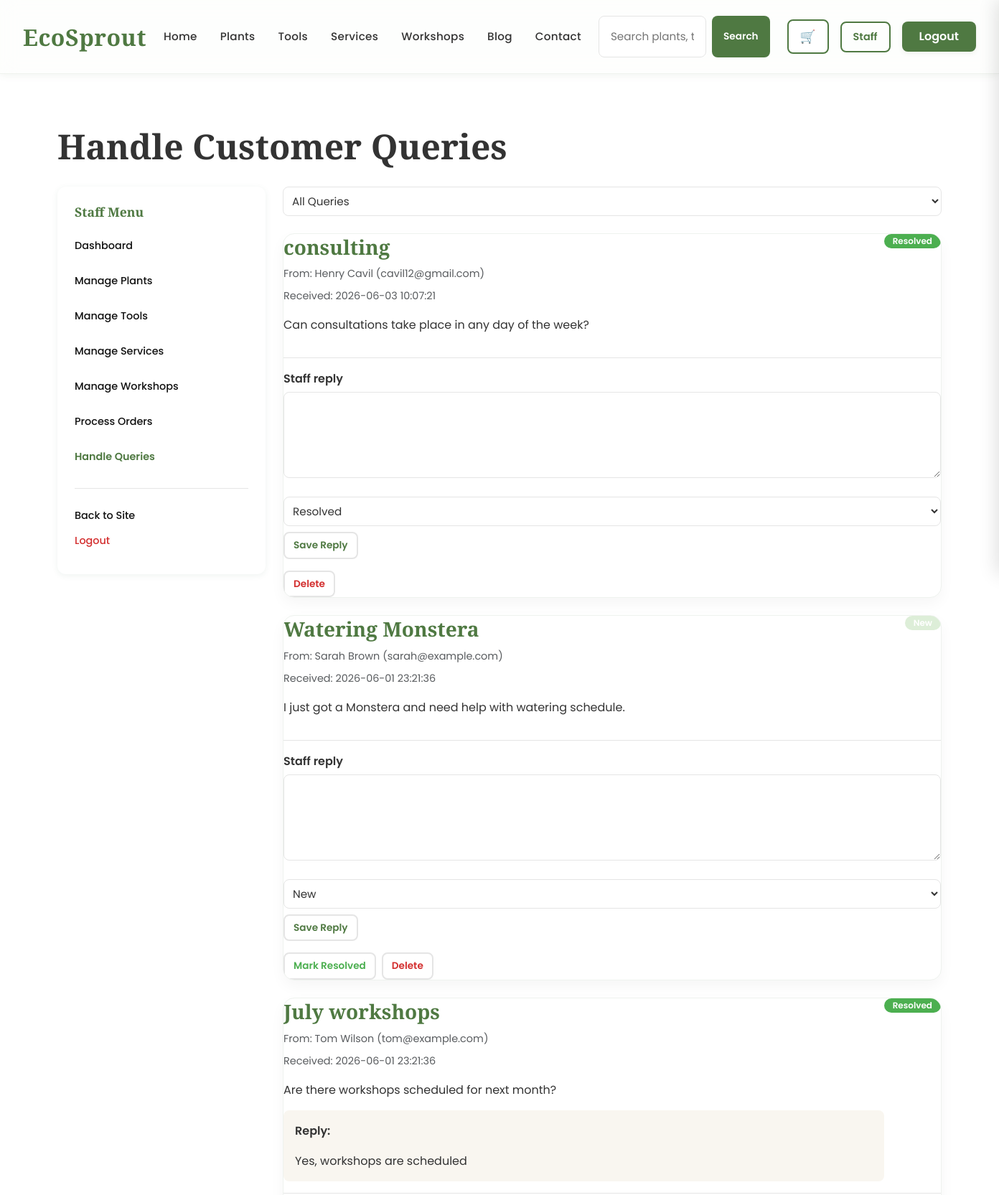
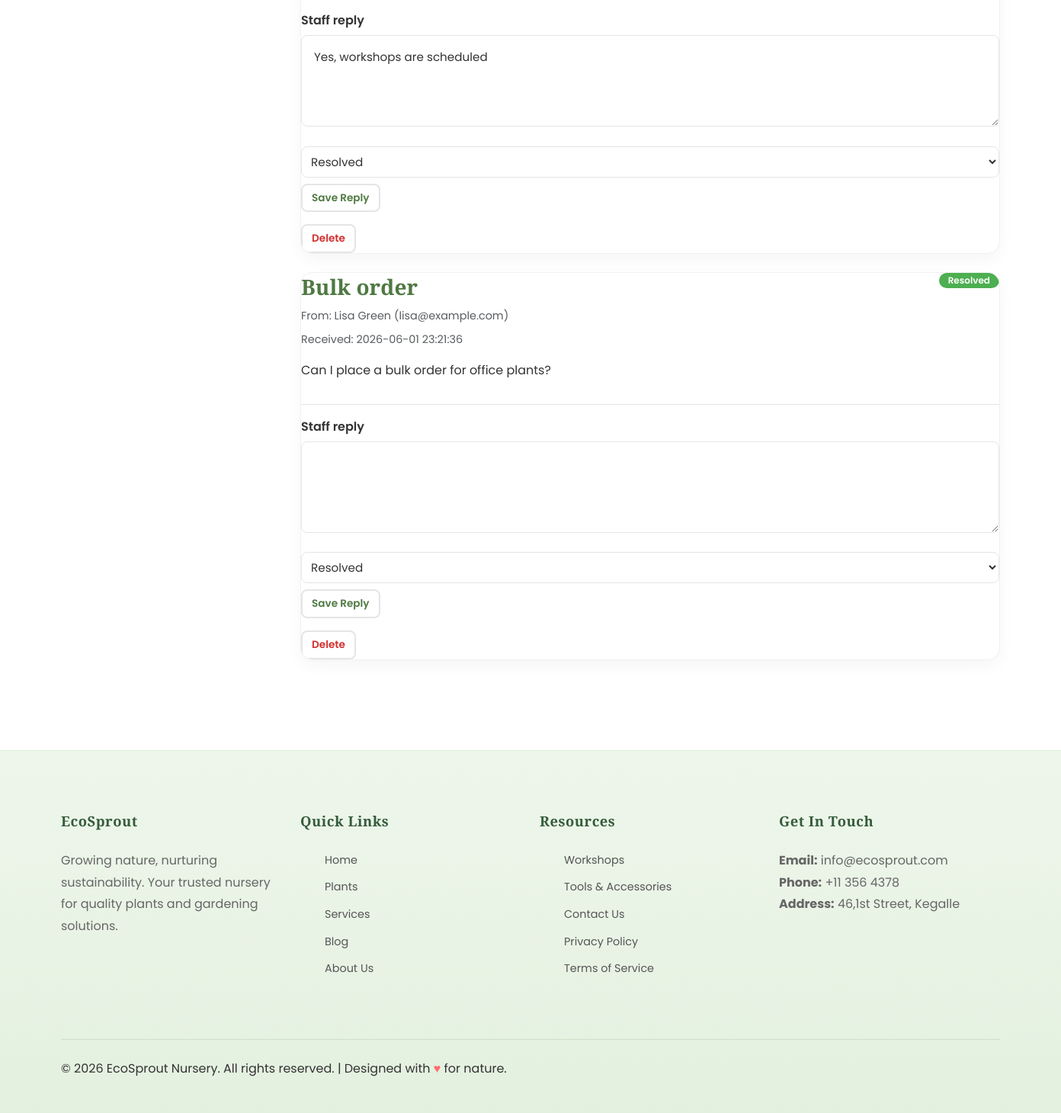
The page /Frontend/staff/queries.php (signed in) on the database its author committed (2 pictures, top to bottom).
### tables this page shows
CREATE TABLE IF NOT EXISTS `customer_queries` (
  `id` int NOT NULL AUTO_INCREMENT,
  `user_id` int DEFAULT NULL,
  `full_name` varchar(255) NOT NULL,
  `email` varchar(191) NOT NULL,
  `subject` varchar(255) NOT NULL,
  `message` text NOT NULL,
  `status` varchar(50) NOT NULL DEFAULT 'new',
  `staff_reply` text,
  `created_at` timestamp NULL DEFAULT CURRENT_TIMESTAMP,
  PRIMARY KEY (`id`),
  KEY `idx_queries_user` (`user_id`)
);

### Frontend/includes/helpers.php (called while the page is built, shortened)
<?php
function e($text)
{
  return htmlspecialchars((string) $text, ENT_QUOTES, 'UTF-8');
}
function query_status_label($status)
{
  if ($status === 'resolved') {
    return 'Resolved';
  }
  if ($status === 'in_progress') {
    return 'In Progress';
  }
  return 'New';
}

### Frontend/staff/queries.php (the view, shortened to what this page needs)
<?php
require_once __DIR__ . '/../config/db.php';
require_once __DIR__ . '/../includes/helpers.php';
$sql = 'SELECT * FROM customer_queries WHERE 1=1';
$sql .= ' ORDER BY created_at DESC';
$stmt = $pdo->prepare($sql);
$stmt->execute();
$queries = $stmt->fetchAll();
$query_statuses = array('new', 'in_progress', 'resolved');
include '../includes/header.php';
?>
<main>
<section class="section">
<div class="container">
<h1 style="margin-bottom: var(--spacing-lg);">Handle Customer Queries</h1>
<div class="row">
<div class="col-md-3 mb-4"><?php include '../includes/staff_sidebar.php'; ?></div>
<div class="col-md-9 mb-4">
<form method="get" style="margin-bottom:var(--spacing-lg);">
<select name="status" style="min-width:200px;padding:var(--spacing-sm);" onchange="this.form.submit()">
<option value="">All Queries</option>
</select>
</form>
<?php foreach ($queries as $q) {
  $badge_class = ($q['status'] === 'resolved') ? 'badge' : 'badge badge-success';
  $badge_style = ($q['status'] === 'resolved') ? 'background-color:#4CAF50;color:white;' : (($q['status'] === 'in_progress') ? 'background-color:#FFC107;color:#333;' : '');
?>
<div class="card" style="margin-bottom:var(--spacing-lg);">
<div style="display:flex;justify-content:space-between;align-items:start;margin-bottom:var(--spacing-md);padding-bottom:var(--spacing-md);border-bottom:1px solid var(--light-gray);">
<div style="flex:1;">
<h3 style="color:var(--primary-color);margin-top:0;margin-bottom:var(--spacing-sm);"><?php echo e($q['subject']); ?></h3>
<p class="text-muted" style="margin:var(--spacing-sm) 0;">From: <?php echo e($q['full_name']); ?> (<?php echo e($q['email']); ?>)</p>
<p class="text-muted" style="margin:var(--spacing-sm) 0;">Received: <?php echo e($q['created_at']); ?></p>
<p style="margin:var(--spacing-md) 0;"><?php echo e($q['message']); ?></p>
<?php if (!empty($q['staff_reply'])) { ?>
<div style="background-color:#f9f6f0;padding:var(--spacing-md);border-radius:var(--border-radius);margin-top:var(--spacing-md);">
<p style="font-weight:600;margin-top:0;">Reply:</p>
<p style="margin:0;"><?php echo e($q['staff_reply']); ?></p>
</div>
<?php } ?>
</div>
<span class="<?php echo $badge_class; ?>" style="<?php echo $badge_style; ?>"><?php echo e(query_status_label($q['status'])); ?></span>
</div>
<form method="post" action="query-handler.php" style="margin-bottom:var(--spacing-md);">
<div class="form-group">
<label>Staff reply</label>
<textarea name="staff_reply" rows="3" style="width:100%;"><?php echo e($q['staff_reply']); ?></textarea>
</div>
<div style="display:flex;gap:var(--spacing-sm);flex-wrap:wrap;align-items:center;">
<select name="status" style="padding:var(--spacing-sm);">
<?php foreach ($query_statuses as $st) { ?>
<option value="<?php echo e($st); ?>" <?php echo ($q['status'] === $st) ? 'selected' : ''; ?>><?php echo e(query_status_label($st)); ?></option>
<?php } ?>
</select>
<button type="submit" class="btn-outline btn-small">Save Reply</button>
</div>
</form>
<div style="display:flex;gap:var(--spacing-sm);">
<?php if ($q['status'] !== 'resolved') { ?>
<form method="post" action="query-handler.php">
<button type="submit" class="btn-outline btn-small" style="color:#4CAF50;">Mark Resolved</button>
</form>
<?php } ?>
<form method="post" action="query-handler.php" onsubmit="return confirm('Delete this query?');">
<button type="submit" class="btn-outline btn-small" style="color:#d32f2f;">Delete</button>
</form>
</div>
</div>
<?php } ?>
</div>
</div>
</div>
</section>
</main>
<?php include '../includes/footer.php'; ?>

### Frontend/assets/css/style.css (style rules this page uses)
:root { --primary-color: #4F7942; --secondary-color: #7BA05B; --light-green: #DDEED8; --background-color: #F8F9F5; --text-color: #333333; --secondary-text: #666666; --surface-color: #FFFFFF; --dark-green: #2D5A3D; --accent-color: #7BA05B; --light-gray: #E5E5E5; --border-color: #E5E5E5; --spacing-xs: 4px; --spacing-sm: 8px; --spacing-md: 16px; --spacing-lg: 24px; --spacing-xl: 32px; --spacing-xxl: 48px; --border-radius: 8px; --border-radius-lg: 12px; --transition: all 0.3s ease; }
* { margin: 0; padding: 0; box-sizing: border-box; }
html { scroll-behavior: smooth; }
body { font-family: 'Poppins', sans-serif; background-color: var(--background-color); color: var(--text-color); line-height: 1.6; font-size: 16px; }
h1, h2, h3, h4, h5, h6 { font-family: 'Playfair Display', serif; color: var(--text-color); line-height: 1.3; margin-bottom: var(--spacing-md); font-weight: 700; }
h1 { font-size: 3rem; }
h3 { font-size: 1.75rem; }
p { margin-bottom: var(--spacing-md); color: var(--text-color); }
.btn-outline { background-color: transparent; color: var(--primary-color); padding: var(--spacing-sm) var(--spacing-lg); border: 2px solid var(--border-color); border-radius: var(--border-radius); cursor: pointer; font-size: 0.95rem; font-weight: 600; transition: var(--transition); display: inline-block; }
.btn-small { padding: 6px 12px; font-size: 0.85rem; }
.card { border-radius: 16px; overflow: hidden; border: 1px solid #eef2ee; box-shadow: 0 8px 20px rgba(0,0,0,0.04); transition: all .3s ease; }
.form-group { margin-bottom: var(--spacing-lg); }
label { display: block; margin-bottom: var(--spacing-sm); font-weight: 600; color: var(--text-color); }
input[type="text"], input[type="email"], input[type="password"], input[type="number"], input[type="date"], input[type="tel"], textarea, select { width: 100%; padding: var(--spacing-md); border: 1.5px solid var(--light-gray); border-radius: var(--border-radius); font-family: 'Poppins', sans-serif; font-size: 0.95rem; transition: var(--transition); background-color: var(--surface-color); color: var(--text-color); }
textarea { resize: vertical; min-height: 120px; }
.container { max-width: 1280px; margin: auto; padding: 0 24px; }
.section { padding: 70px var(--spacing-lg); }
.section:nth-child(odd) { background-color: var(--surface-color); }
.section { position: relative; }
.mb-4 { margin-bottom: var(--spacing-xl); }
.text-muted { color: #999; font-size: 0.9rem; }
.badge { display: inline-block; background-color: var(--primary-color); color: var(--surface-color); padding: 4px 12px; border-radius: 20px; font-size: 0.75rem; font-weight: 600; }
.badge-success { background-color: var(--light-green); }
.form-group { margin-bottom: 18px; }
.form-group label { display: block; margin-bottom: 6px; font-weight: 600; }

### rows shown on the page
customer_queries: subject "consulting", full_name "Henry Cavil", email "cavil12@gmail.com", created_at "2026-06-03 10:07:21", message "Can consultations take place in any day of the week?", status "Resolved"
customer_queries: subject "Watering Monstera", full_name "Sarah Brown", email "sarah@example.com", created_at "2026-06-01 23:21:36", message "I just got a Monstera and need help with watering schedule.", status "New"
customer_queries: subject "July workshops", full_name "Tom Wilson", email "tom@example.com", created_at "2026-06-01 23:21:36", message "Are there workshops scheduled for next month?", staff_reply "Yes, workshops are scheduled", status "Resolved"
customer_queries: subject "Bulk order", full_name "Lisa Green", email "lisa@example.com", created_at "2026-06-01 23:21:36", message "Can I place a bulk order for office plants?", status "Resolved"

### other values the page prints
form field status "Resolved"
